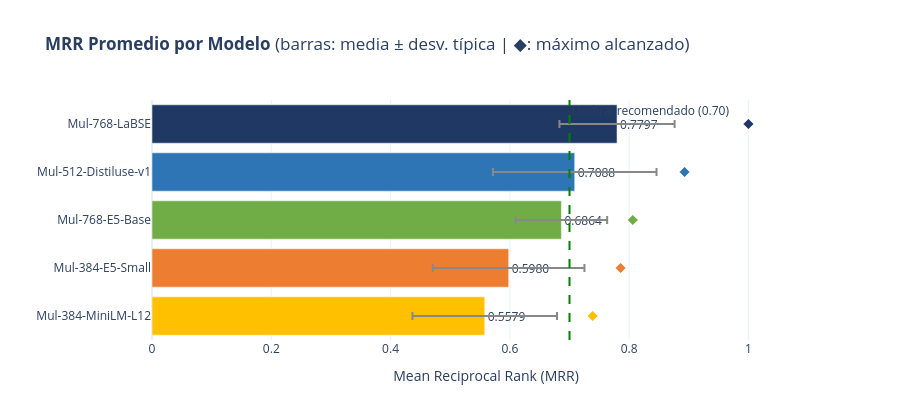

The notebook cell saved with this chart:
### Markdown cell above
---
## 2. 🏆 Rendimiento de Recuperación Semántica

### Marco teórico: ¿Qué mide el MRR?

El **Mean Reciprocal Rank (MRR)** es la métrica central para evaluar sistemas de recuperación de información:

$$\text{MRR} = \frac{1}{N} \sum_{i=1}^{N} \frac{1}{\text{rank}_i}$$

Donde $\text{rank}_i$ es la posición del fragmento correcto para la consulta $i$. Una puntuación de **1.0** significa que el sistema recupera siempre el fragmento correcto en **primera posición**.

La penalización es exponencial: un resultado en posición 2 vale 0.5, en posición 3 vale 0.33, en posición 10 vale 0.1.

### Code cell
# ── Gráfico 1: MRR promedio con intervalos de confianza ───────────────────
mrr_stats = df_c.groupby('Modelo')['MRR'].agg(['mean', 'std', 'min', 'max']).reset_index()
mrr_stats.columns = ['Modelo', 'MRR_mean', 'MRR_std', 'MRR_min', 'MRR_max']
mrr_stats = mrr_stats.sort_values('MRR_mean', ascending=True)

fig = go.Figure()

for i, row in mrr_stats.iterrows():
    color = PALETTE[ORDER.index(row['Modelo'])]
    fig.add_trace(go.Bar(
        x=[row['MRR_mean']], y=[row['Modelo']],
        orientation='h',
        marker_color=color,
        error_x=dict(type='data', array=[row['MRR_std']], visible=True, color='#888', thickness=2),
        showlegend=False,
        text=f"{row['MRR_mean']:.4f}",
        textposition='outside',
    ))
    # Marcar el máximo con un punto
    fig.add_trace(go.Scatter(
        x=[row['MRR_max']], y=[row['Modelo']],
        mode='markers',
        marker=dict(symbol='diamond', size=10, color=color, line=dict(width=2, color='white')),
        showlegend=False,
        hovertemplate=f"MRR máximo: {row['MRR_max']:.4f}",
        name=''
    ))

fig.add_vline(x=0.7, line_dash='dash', line_color='green', annotation_text='Umbral recomendado (0.70)', annotation_position='top right')

fig.update_layout(
    title='<b>MRR Promedio por Modelo</b> (barras: media ± desv. típica | ◆: máximo alcanzado)',
    xaxis_title='Mean Reciprocal Rank (MRR)',
    yaxis_title='',
    height=420,
    xaxis=dict(range=[0, 1.12]),
    barmode='overlay',
)
fig.show()

### Figure 1 — Plotly figure (JSON) as saved in the notebook; plotly's stock layout.template omitted (floating-point values rounded to 4 significant figures)
{"data": [{"error_x": {"array": [0.1212], "color": "#888", "thickness": 2, "type": "data", "visible": true}, "marker": {"color": "#FFC000"}, "orientation": "h", "showlegend": false, "text": "0.5579", "textposition": "outside", "type": "bar", "x": [0.5579], "y": ["Mul-384-MiniLM-L12"]}, {"hovertemplate": "MRR máximo: 0.7388", "marker": {"color": "#FFC000", "line": {"color": "white", "width": 2}, "size": 10, "symbol": "diamond"}, "mode": "markers", "name": "", "showlegend": false, "type": "scatter", "x": [0.7388], "y": ["Mul-384-MiniLM-L12"]}, {"error_x": {"array": [0.1271], "color": "#888", "thickness": 2, "type": "data", "visible": true}, "marker": {"color": "#ED7D31"}, "orientation": "h", "showlegend": false, "text": "0.5980", "textposition": "outside", "type": "bar", "x": [0.598], "y": ["Mul-384-E5-Small"]}, {"hovertemplate": "MRR máximo: 0.7857", "marker": {"color": "#ED7D31", "line": {"color": "white", "width": 2}, "size": 10, "symbol": "diamond"}, "mode": "markers", "name": "", "showlegend": false, "type": "scatter", "x": [0.7857], "y": ["Mul-384-E5-Small"]}, {"error_x": {"array": [0.07673], "color": "#888", "thickness": 2, "type": "data", "visible": true}, "marker": {"color": "#70AD47"}, "orientation": "h", "showlegend": false, "text": "0.6864", "textposition": "outside", "type": "bar", "x": [0.6864], "y": ["Mul-768-E5-Base"]}, {"hovertemplate": "MRR máximo: 0.8061", "marker": {"color": "#70AD47", "line": {"color": "white", "width": 2}, "size": 10, "symbol": "diamond"}, "mode": "markers", "name": "", "showlegend": false, "type": "scatter", "x": [0.8061], "y": ["Mul-768-E5-Base"]}, {"error_x": {"array": [0.1371], "color": "#888", "thickness": 2, "type": "data", "visible": true}, "marker": {"color": "#2E75B6"}, "orientation": "h", "showlegend": false, "text": "0.7088", "textposition": "outside", "type": "bar", "x": [0.7088], "y": ["Mul-512-Distiluse-v1"]}, {"hovertemplate": "MRR máximo: 0.8929", "marker": {"color": "#2E75B6", "line": {"color": "white", "width": 2}, "size": 10, "symbol": "diamond"}, "mode": "markers", "name": "", "showlegend": false, "type": "scatter", "x": [0.8929], "y": ["Mul-512-Distiluse-v1"]}, {"error_x": {"array": [0.09655], "color": "#888", "thickness": 2, "type": "data", "visible": true}, "marker": {"color": "#1F3864"}, "orientation": "h", "showlegend": false, "text": "0.7797", "textposition": "outside", "type": "bar", "x": [0.7797], "y": ["Mul-768-LaBSE"]}, {"hovertemplate": "MRR máximo: 1.0000", "marker": {"color": "#1F3864", "line": {"color": "white", "width": 2}, "size": 10, "symbol": "diamond"}, "mode": "markers", "name": "", "showlegend": false, "type": "scatter", "x": [1], "y": ["Mul-768-LaBSE"]}], "layout": {"annotations": [{"showarrow": false, "text": "Umbral recomendado (0.70)", "x": 0.7, "xanchor": "left", "xref": "x", "y": 1, "yanchor": "top", "yref": "y domain"}], "barmode": "overlay", "height": 420, "shapes": [{"line": {"color": "green", "dash": "dash"}, "type": "line", "x0": 0.7, "x1": 0.7, "xref": "x", "y0": 0, "y1": 1, "yref": "y domain"}], "title": {"text": "<b>MRR Promedio por Modelo</b> (barras: media ± desv. típica | ◆: máximo alcanzado)"}, "xaxis": {"range": [0, 1.12], "title": {"text": "Mean Reciprocal Rank (MRR)"}}, "yaxis": {"title": {"text": ""}}}}
